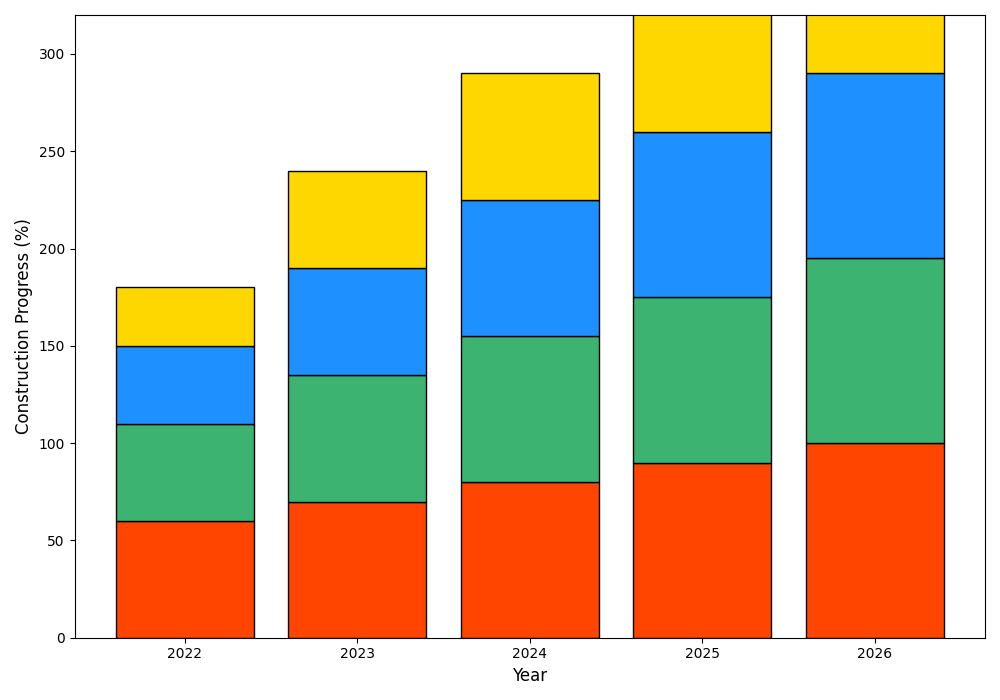

Source code (Python):
import matplotlib.pyplot as plt
import numpy as np

years = ['2022', '2023', '2024', '2025', '2026']
hull_progress = np.array([60, 70, 80, 90, 100])
engine_progress = np.array([50, 65, 75, 85, 95])
control_systems_progress = np.array([40, 55, 70, 85, 95])
living_quarters_progress = np.array([30, 50, 65, 80, 90])

fig, ax = plt.subplots(figsize=(10, 7))

new_colors = ['#FF4500', '#3CB371', '#1E90FF', '#FFD700']

ax.bar(years, hull_progress, color=new_colors[0], edgecolor='black')
ax.bar(years, engine_progress, bottom=hull_progress, color=new_colors[1], edgecolor='black')
ax.bar(years, control_systems_progress, bottom=hull_progress + engine_progress, color=new_colors[2], edgecolor='black')
ax.bar(years, living_quarters_progress, 
       bottom=hull_progress + engine_progress + control_systems_progress, 
       color=new_colors[3], 
       edgecolor='black')

ax.set_xlabel('Year', fontsize=12)
ax.set_ylabel('Construction Progress (%)', fontsize=12)

ax.set_ylim(0, 320)

plt.tight_layout()

plt.show()
